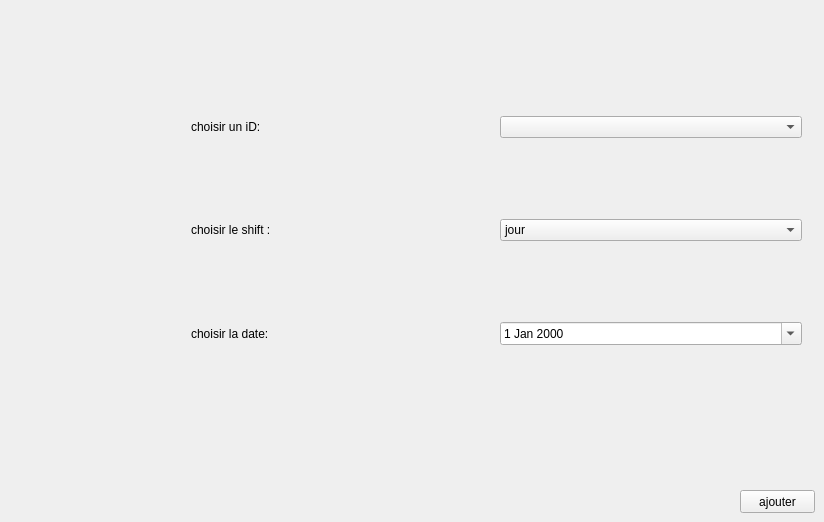
     <widget class="QWidget" name="AJOUTER">
      <attribute name="title">
       <string>Ajouter</string>
      </attribute>
      <widget class="QPushButton" name="pushButton_3">
       <property name="geometry">
        <rect>
         <x>740</x>
         <y>490</y>
         <width>75</width>
         <height>23</height>
        </rect>
       </property>
       <property name="text">
        <string>ajouter</string>
       </property>
      </widget>
      <widget class="QWidget" name="layoutWidget">
       <property name="geometry">
        <rect>
         <x>191</x>
         <y>41</y>
         <width>611</width>
         <height>381</height>
        </rect>
       </property>
       <layout class="QVBoxLayout" name="verticalLayout_3">
        <item>
         <layout class="QHBoxLayout" name="horizontalLayout_6">
          <item>
           <widget class="QLabel" name="label">
            <property name="styleSheet">
             <string notr="true">font: 36pt &quot;MS Shell Dlg 2&quot;;
font: 22pt &quot;MS Shell Dlg 2&quot;;
background:none;
</string>
            </property>
            <property name="text">
             <string>choisir un iD:</string>
            </property>
           </widget>
          </item>
          <item>
           <widget class="QComboBox" name="comboBox_ajoutID">
            <property name="styleSheet">
             <string notr="true">font: 36pt &quot;MS Shell Dlg 2&quot;;</string>
            </property>
           </widget>
          </item>
         </layout>
        </item>
        <item>
         <layout class="QHBoxLayout" name="horizontalLayout_7">
          <item>
           <widget class="QLabel" name="label_2">
            <property name="styleSheet">
             <string notr="true">font: 22pt &quot;MS Shell Dlg 2&quot;;
background:none;</string>
            </property>
            <property name="text">
             <string>choisir le shift :</string>
            </property>
           </widget>
          </item>
          <item>
           <widget class="QComboBox" name="comboBox_ajoutshift">
            <property name="styleSheet">
             <string notr="true">
font: 36pt &quot;MS Shell Dlg 2&quot;;</string>
            </property>
            <item>
             <property name="text">
              <string>jour</string>
             </property>
            </item>
            <item>
             <property name="text">
              <string>soir</string>
             </property>
            </item>
            <item>
             <property name="text">
              <string>nuit</string>
             </property>
            </item>
           </widget>
          </item>
         </layout>
        </item>
        <item>
         <layout class="QHBoxLayout" name="horizontalLayout_8">
          <item>
           <widget class="QLabel" name="label_4">
            <property name="styleSheet">
             <string notr="true">font: 22pt &quot;MS Shell Dlg 2&quot;;
background:none;</string>
            </property>
            <property name="text">
             <string>choisir la date:</string>
            </property>
           </widget>
          </item>
          <item>
           <widget class="QDateEdit" name="dateEdit">
            <property name="calendarPopup">
             <bool>true</bool>
            </property>
           </widget>
          </item>
         </layout>
        </item>
       </layout>
      </widget>
     </widget>
